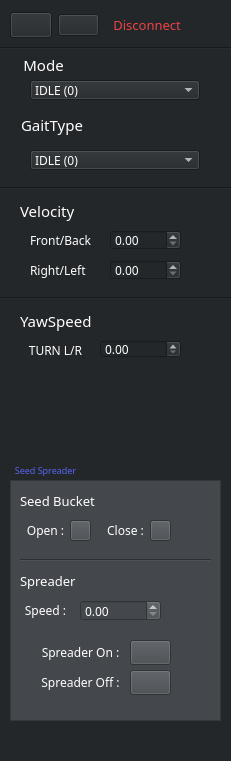
   <widget class="QWidget" name="widget_4" native="true">
    <property name="geometry">
     <rect>
      <x>80</x>
      <y>20</y>
      <width>231</width>
      <height>761</height>
     </rect>
    </property>
    <property name="styleSheet">
     <string notr="true">background-color: rgb(35, 39, 42);</string>
    </property>
    <widget class="QLabel" name="label_12">
     <property name="geometry">
      <rect>
       <x>10</x>
       <y>50</y>
       <width>71</width>
       <height>29</height>
      </rect>
     </property>
     <property name="font">
      <font>
       <family>에스코어 드림 5 Medium</family>
       <pointsize>11</pointsize>
       <weight>50</weight>
       <bold>false</bold>
      </font>
     </property>
     <property name="styleSheet">
      <string notr="true">color: rgb(255, 255, 255);</string>
     </property>
     <property name="text">
      <string>Mode </string>
     </property>
     <property name="alignment">
      <set>Qt::AlignCenter</set>
     </property>
    </widget>
    <widget class="QComboBox" name="mode_comboBox">
     <property name="geometry">
      <rect>
       <x>30</x>
       <y>80</y>
       <width>170</width>
       <height>20</height>
      </rect>
     </property>
     <property name="font">
      <font>
       <family>에스코어 드림 4 Regular</family>
       <pointsize>9</pointsize>
       <weight>50</weight>
       <bold>false</bold>
      </font>
     </property>
     <property name="styleSheet">
      <string notr="true">background-color: rgb(35, 39, 42);
color: rgb(255, 255, 255);</string>
     </property>
     <item>
      <property name="text">
       <string>IDLE (0)</string>
      </property>
     </item>
     <item>
      <property name="text">
       <string>Force Stand (1)</string>
      </property>
     </item>
     <item>
      <property name="text">
       <string>Vel Walk (2)</string>
      </property>
     </item>
     <item>
      <property name="text">
       <string>Stand Down (5)</string>
      </property>
     </item>
     <item>
      <property name="text">
       <string>Stand Up (6)</string>
      </property>
     </item>
    </widget>
    <widget class="QLabel" name="label_14">
     <property name="geometry">
      <rect>
       <x>10</x>
       <y>110</y>
       <width>84</width>
       <height>29</height>
      </rect>
     </property>
     <property name="font">
      <font>
       <family>에스코어 드림 5 Medium</family>
       <pointsize>11</pointsize>
       <weight>50</weight>
       <bold>false</bold>
      </font>
     </property>
     <property name="styleSheet">
      <string notr="true">color: rgb(255, 255, 255);</string>
     </property>
     <property name="text">
      <string>GaitType</string>
     </property>
     <property name="alignment">
      <set>Qt::AlignCenter</set>
     </property>
    </widget>
    <widget class="QComboBox" name="gaittype_comboBox">
     <property name="geometry">
      <rect>
       <x>30</x>
       <y>150</y>
       <width>170</width>
       <height>20</height>
      </rect>
     </property>
     <property name="font">
      <font>
       <family>에스코어 드림 4 Regular</family>
       <pointsize>9</pointsize>
       <weight>50</weight>
       <bold>false</bold>
      </font>
     </property>
     <property name="styleSheet">
      <string notr="true">background-color: rgb(35, 39, 42);
color: rgb(255, 255, 255);</string>
     </property>
     <item>
      <property name="text">
       <string>IDLE (0)</string>
      </property>
     </item>
     <item>
      <property name="text">
       <string>Trot (1)</string>
      </property>
     </item>
     <item>
      <property name="text">
       <string>Climb Stair (2)</string>
      </property>
     </item>
     <item>
      <property name="text">
       <string>Trot Obstacle (3)</string>
      </property>
     </item>
    </widget>
    <widget class="QLabel" name="label_3">
     <property name="geometry">
      <rect>
       <x>20</x>
       <y>340</y>
       <width>71</width>
       <height>20</height>
      </rect>
     </property>
     <property name="font">
      <font>
       <family>에스코어 드림 5 Medium</family>
       <pointsize>9</pointsize>
       <weight>50</weight>
       <bold>false</bold>
      </font>
     </property>
     <property name="styleSheet">
      <string notr="true">color: rgb(255, 255, 255);</string>
     </property>
     <property name="text">
      <string>TURN L/R</string>
     </property>
     <property name="alignment">
      <set>Qt::AlignCenter</set>
     </property>
    </widget>
    <widget class="QDoubleSpinBox" name="input_yawspeed">
     <property name="geometry">
      <rect>
       <x>100</x>
       <y>340</y>
       <width>81</width>
       <height>18</height>
      </rect>
     </property>
     <property name="font">
      <font>
       <family>에스코어 드림 4 Regular</family>
       <pointsize>9</pointsize>
       <weight>50</weight>
       <bold>false</bold>
      </font>
     </property>
     <property name="styleSheet">
      <string notr="true">background-color: rgb(35, 39, 42);
color: rgb(255, 255, 255);</string>
     </property>
     <property name="minimum">
      <double>0.000000000000000</double>
     </property>
     <property name="maximum">
      <double>1.000000000000000</double>
     </property>
     <property name="singleStep">
      <double>0.100000000000000</double>
     </property>
    </widget>
    <widget class="QLabel" name="label_4">
     <property name="geometry">
      <rect>
       <x>30</x>
       <y>230</y>
       <width>92</width>
       <height>21</height>
      </rect>
     </property>
     <property name="font">
      <font>
       <family>에스코어 드림 5 Medium</family>
       <pointsize>9</pointsize>
       <weight>50</weight>
       <bold>false</bold>
      </font>
     </property>
     <property name="styleSheet">
      <string notr="true">color: rgb(255, 255, 255);</string>
     </property>
     <property name="text">
      <string>Front/Back</string>
     </property>
    </widget>
    <widget class="QLabel" name="label">
     <property name="geometry">
      <rect>
       <x>20</x>
       <y>200</y>
       <width>61</width>
       <height>21</height>
      </rect>
     </property>
     <property name="font">
      <font>
       <family>에스코어 드림 5 Medium</family>
       <pointsize>11</pointsize>
       <weight>50</weight>
       <italic>false</italic>
       <bold>false</bold>
      </font>
     </property>
     <property name="styleSheet">
      <string notr="true">color: rgb(255, 255, 255);
background-color: rgb(35, 39, 42);</string>
     </property>
     <property name="text">
      <string>Velocity</string>
     </property>
    </widget>
    <widget class="QDoubleSpinBox" name="input_vel_0">
     <property name="geometry">
      <rect>
       <x>110</x>
       <y>230</y>
       <width>71</width>
       <height>20</height>
      </rect>
     </property>
     <property name="font">
      <font>
       <family>에스코어 드림 4 Regular</family>
       <pointsize>9</pointsize>
       <weight>50</weight>
       <bold>false</bold>
      </font>
     </property>
     <property name="styleSheet">
      <string notr="true">background-color: rgb(35, 39, 42);
color: rgb(255, 255, 255);</string>
     </property>
     <property name="minimum">
      <double>0.000000000000000</double>
     </property>
     <property name="maximum">
      <double>1.000000000000000</double>
     </property>
     <property name="singleStep">
      <double>0.100000000000000</double>
     </property>
    </widget>
    <widget class="QLabel" name="label_5">
     <property name="geometry">
      <rect>
       <x>30</x>
       <y>260</y>
       <width>71</width>
       <height>20</height>
      </rect>
     </property>
     <property name="font">
      <font>
       <family>에스코어 드림 5 Medium</family>
       <pointsize>9</pointsize>
       <weight>50</weight>
       <bold>false</bold>
      </font>
     </property>
     <property name="styleSheet">
      <string notr="true">color: rgb(255, 255, 255);</string>
     </property>
     <property name="text">
      <string>Right/Left</string>
     </property>
    </widget>
    <widget class="QDoubleSpinBox" name="input_vel_1">
     <property name="geometry">
      <rect>
       <x>110</x>
       <y>260</y>
       <width>71</width>
       <height>20</height>
      </rect>
     </property>
     <property name="font">
      <font>
       <family>에스코어 드림 4 Regular</family>
       <pointsize>9</pointsize>
       <weight>50</weight>
       <bold>false</bold>
      </font>
     </property>
     <property name="styleSheet">
      <string notr="true">background-color: rgb(35, 39, 42);
color: rgb(255, 255, 255);</string>
     </property>
     <property name="minimum">
      <double>0.000000000000000</double>
     </property>
     <property name="maximum">
      <double>1.000000000000000</double>
     </property>
     <property name="singleStep">
      <double>0.100000000000000</double>
     </property>
    </widget>
    <widget class="QLabel" name="label_2">
     <property name="geometry">
      <rect>
       <x>20</x>
       <y>310</y>
       <width>81</width>
       <height>21</height>
      </rect>
     </property>
     <property name="font">
      <font>
       <family>에스코어 드림 5 Medium</family>
       <pointsize>11</pointsize>
       <weight>50</weight>
       <italic>false</italic>
       <bold>false</bold>
      </font>
     </property>
     <property name="styleSheet">
      <string notr="true">color: rgb(255, 255, 255);
background-color: rgb(35, 39, 42);</string>
     </property>
     <property name="text">
      <string>YawSpeed</string>
     </property>
    </widget>
    <widget class="QWidget" name="horizontalLayoutWidget_3">
     <property name="geometry">
      <rect>
       <x>10</x>
       <y>10</y>
       <width>89</width>
       <height>31</height>
      </rect>
     </property>
     <layout class="QHBoxLayout" name="horizontalLayout_3">
      <item>
       <widget class="QPushButton" name="connect_btn">
        <property name="font">
         <font>
          <family>에스코어 드림 5 Medium</family>
          <pointsize>10</pointsize>
          <weight>50</weight>
          <bold>false</bold>
         </font>
        </property>
        <property name="styleSheet">
         <string notr="true">
image: url(:/connect_btn/picture/icons8-연결-64 (1).png);

</string>
        </property>
        <property name="text">
         <string/>
        </property>
        <property name="autoRepeatInterval">
         <number>100</number>
        </property>
       </widget>
      </item>
      <item>
       <widget class="QPushButton" name="disconnect_btn">
        <property name="styleSheet">
         <string notr="true">
image: url(:/connect_btn/picture/icons8-연결-끊김-48.png);</string>
        </property>
        <property name="text">
         <string/>
        </property>
       </widget>
      </item>
     </layout>
    </widget>
    <widget class="QLabel" name="state_connect_label">
     <property name="geometry">
      <rect>
       <x>110</x>
       <y>10</y>
       <width>91</width>
       <height>29</height>
      </rect>
     </property>
     <property name="font">
      <font>
       <family>에스코어 드림 4 Regular</family>
       <pointsize>10</pointsize>
       <weight>50</weight>
       <bold>false</bold>
      </font>
     </property>
     <property name="styleSheet">
      <string notr="true">color: rgb(237, 66, 69);</string>
     </property>
     <property name="text">
      <string> Disconnect </string>
     </property>
    </widget>
    <widget class="QFrame" name="frame">
     <property name="geometry">
      <rect>
       <x>10</x>
       <y>480</y>
       <width>211</width>
       <height>241</height>
      </rect>
     </property>
     <property name="styleSheet">
      <string notr="true">background-color: rgb(68, 72, 76);</string>
     </property>
     <property name="frameShape">
      <enum>QFrame::StyledPanel</enum>
     </property>
     <property name="frameShadow">
      <enum>QFrame::Raised</enum>
     </property>
     <widget class="QLabel" name="label_22">
      <property name="geometry">
       <rect>
        <x>10</x>
        <y>10</y>
        <width>111</width>
        <height>21</height>
       </rect>
      </property>
      <property name="font">
       <font>
        <family>에스코어 드림 5 Medium</family>
        <pointsize>10</pointsize>
        <weight>50</weight>
        <italic>false</italic>
        <bold>false</bold>
       </font>
      </property>
      <property name="styleSheet">
       <string notr="true">color: rgb(255, 255, 255);</string>
      </property>
      <property name="text">
       <string>Seed Bucket</string>
      </property>
     </widget>
     <widget class="QLabel" name="label_23">
      <property name="geometry">
       <rect>
        <x>10</x>
        <y>40</y>
        <width>51</width>
        <height>21</height>
       </rect>
      </property>
      <property name="font">
       <font>
        <family>에스코어 드림 5 Medium</family>
        <pointsize>9</pointsize>
        <weight>50</weight>
        <bold>false</bold>
       </font>
      </property>
      <property name="styleSheet">
       <string notr="true">color: rgb(255, 255, 255);</string>
      </property>
      <property name="text">
       <string>Open :</string>
      </property>
      <property name="alignment">
       <set>Qt::AlignCenter</set>
      </property>
     </widget>
     <widget class="QPushButton" name="seed_bucket_open_btn">
      <property name="geometry">
       <rect>
        <x>60</x>
        <y>40</y>
        <width>21</width>
        <height>21</height>
       </rect>
      </property>
      <property name="font">
       <font>
        <family>Arial</family>
        <pointsize>12</pointsize>
        <weight>50</weight>
        <bold>false</bold>
       </font>
      </property>
      <property name="autoFillBackground">
       <bool>false</bool>
      </property>
      <property name="styleSheet">
       <string notr="true">image: url(:/seed/picture/icons8-open-32.png);</string>
      </property>
      <property name="text">
       <string/>
      </property>
     </widget>
     <widget class="QLabel" name="label_25">
      <property name="geometry">
       <rect>
        <x>90</x>
        <y>40</y>
        <width>51</width>
        <height>21</height>
       </rect>
      </property>
      <property name="font">
       <font>
        <family>에스코어 드림 5 Medium</family>
        <pointsize>9</pointsize>
        <weight>50</weight>
        <bold>false</bold>
       </font>
      </property>
      <property name="styleSheet">
       <string notr="true">color: rgb(255, 255, 255);</string>
      </property>
      <property name="text">
       <string>Close :</string>
      </property>
      <property name="alignment">
       <set>Qt::AlignCenter</set>
      </property>
     </widget>
     <widget class="QPushButton" name="seed_bucket_close_btn">
      <property name="geometry">
       <rect>
        <x>140</x>
        <y>40</y>
        <width>21</width>
        <height>21</height>
       </rect>
      </property>
      <property name="font">
       <font>
        <family>Arial</family>
        <pointsize>12</pointsize>
        <weight>50</weight>
        <bold>false</bold>
       </font>
      </property>
      <property name="autoFillBackground">
       <bool>false</bool>
      </property>
      <property name="styleSheet">
       <string notr="true">image: url(:/seed/picture/icons8-자물쇠-50.png);</string>
      </property>
      <property name="text">
       <string/>
      </property>
     </widget>
     <widget class="QLabel" name="label_26">
      <property name="geometry">
       <rect>
        <x>10</x>
        <y>90</y>
        <width>91</width>
        <height>21</height>
       </rect>
      </property>
      <property name="font">
       <font>
        <family>에스코어 드림 5 Medium</family>
        <pointsize>10</pointsize>
        <weight>50</weight>
        <italic>false</italic>
        <bold>false</bold>
       </font>
      </property>
      <property name="styleSheet">
       <string notr="true">color: rgb(255, 255, 255);</string>
      </property>
      <property name="text">
       <string>Spreader</string>
      </property>
     </widget>
     <widget class="Line" name="line_6">
      <property name="geometry">
       <rect>
        <x>10</x>
        <y>70</y>
        <width>191</width>
        <height>20</height>
       </rect>
      </property>
      <property name="orientation">
       <enum>Qt::Horizontal</enum>
      </property>
     </widget>
     <widget class="QLabel" name="label_27">
      <property name="geometry">
       <rect>
        <x>10</x>
        <y>120</y>
        <width>51</width>
        <height>21</height>
       </rect>
      </property>
      <property name="font">
       <font>
        <family>에스코어 드림 5 Medium</family>
        <pointsize>9</pointsize>
        <weight>50</weight>
        <bold>false</bold>
       </font>
      </property>
      <property name="styleSheet">
       <string notr="true">color: rgb(255, 255, 255);</string>
      </property>
      <property name="text">
       <string>Speed :</string>
      </property>
      <property name="alignment">
       <set>Qt::AlignCenter</set>
      </property>
     </widget>
     <widget class="QDoubleSpinBox" name="spreader_input_speed">
      <property name="geometry">
       <rect>
        <x>70</x>
        <y>120</y>
        <width>81</width>
        <height>21</height>
       </rect>
      </property>
      <property name="font">
       <font>
        <family>에스코어 드림 4 Regular</family>
        <pointsize>9</pointsize>
        <weight>50</weight>
        <bold>false</bold>
       </font>
      </property>
      <property name="styleSheet">
       <string notr="true">color: rgb(255, 255, 255);</string>
      </property>
      <property name="minimum">
       <double>0.000000000000000</double>
      </property>
      <property name="maximum">
       <double>200.000000000000000</double>
      </property>
      <property name="singleStep">
       <double>10.000000000000000</double>
      </property>
      <property name="value">
       <double>0.000000000000000</double>
      </property>
     </widget>
     <widget class="QLabel" name="label_28">
      <property name="geometry">
       <rect>
        <x>30</x>
        <y>160</y>
        <width>81</width>
        <height>25</height>
       </rect>
      </property>
      <property name="font">
       <font>
        <family>에스코어 드림 5 Medium</family>
        <pointsize>9</pointsize>
        <weight>50</weight>
        <bold>false</bold>
       </font>
      </property>
      <property name="styleSheet">
       <string notr="true">color: rgb(255, 255, 255);</string>
      </property>
      <property name="text">
       <string>Spreader On :</string>
      </property>
      <property name="alignment">
       <set>Qt::AlignCenter</set>
      </property>
     </widget>
     <widget class="QPushButton" name="seed_spreader_on_btn">
      <property name="geometry">
       <rect>
        <x>120</x>
        <y>160</y>
        <width>41</width>
        <height>25</height>
       </rect>
      </property>
      <property name="font">
       <font>
        <family>Arial</family>
        <pointsize>12</pointsize>
        <weight>50</weight>
        <bold>false</bold>
       </font>
      </property>
      <property name="autoFillBackground">
       <bool>false</bool>
      </property>
      <property name="styleSheet">
       <string notr="true">image: url(:/seed/picture/icons8-씨앗과-함께-종이-가방-50.png);</string>
      </property>
      <property name="text">
       <string/>
      </property>
     </widget>
     <widget class="QLabel" name="label_29">
      <property name="geometry">
       <rect>
        <x>30</x>
        <y>190</y>
        <width>81</width>
        <height>25</height>
       </rect>
      </property>
      <property name="font">
       <font>
        <family>에스코어 드림 5 Medium</family>
        <pointsize>9</pointsize>
        <weight>50</weight>
        <bold>false</bold>
       </font>
      </property>
      <property name="styleSheet">
       <string notr="true">color: rgb(255, 255, 255);</string>
      </property>
      <property name="text">
       <string>Spreader Off :</string>
      </property>
      <property name="alignment">
       <set>Qt::AlignCenter</set>
      </property>
     </widget>
     <widget class="QPushButton" name="seed_spreader_off_btn">
      <property name="geometry">
       <rect>
        <x>120</x>
        <y>190</y>
        <width>41</width>
        <height>25</height>
       </rect>
      </property>
      <property name="font">
       <font>
        <family>Arial</family>
        <pointsize>12</pointsize>
        <weight>50</weight>
        <bold>false</bold>
       </font>
      </property>
      <property name="autoFillBackground">
       <bool>false</bool>
      </property>
      <property name="styleSheet">
       <string notr="true">image: url(:/seed/picture/icons8-fertilizer-bag-24.png);</string>
      </property>
      <property name="text">
       <string/>
      </property>
     </widget>
    </widget>
    <widget class="QLabel" name="label_21">
     <property name="geometry">
      <rect>
       <x>10</x>
       <y>460</y>
       <width>71</width>
       <height>20</height>
      </rect>
     </property>
     <property name="font">
      <font>
       <family>에스코어 드림 4 Regular</family>
       <pointsize>7</pointsize>
       <weight>50</weight>
       <bold>false</bold>
      </font>
     </property>
     <property name="styleSheet">
      <string notr="true">color: rgb(88, 101, 242);</string>
     </property>
     <property name="text">
      <string>Seed Spreader</string>
     </property>
     <property name="alignment">
      <set>Qt::AlignCenter</set>
     </property>
    </widget>
    <widget class="Line" name="line_3">
     <property name="geometry">
      <rect>
       <x>0</x>
       <y>290</y>
       <width>231</width>
       <height>16</height>
      </rect>
     </property>
     <property name="orientation">
      <enum>Qt::Horizontal</enum>
     </property>
    </widget>
    <widget class="Line" name="line_4">
     <property name="geometry">
      <rect>
       <x>0</x>
       <y>180</y>
       <width>231</width>
       <height>16</height>
      </rect>
     </property>
     <property name="orientation">
      <enum>Qt::Horizontal</enum>
     </property>
    </widget>
    <widget class="Line" name="line_5">
     <property name="geometry">
      <rect>
       <x>0</x>
       <y>40</y>
       <width>231</width>
       <height>16</height>
      </rect>
     </property>
     <property name="orientation">
      <enum>Qt::Horizontal</enum>
     </property>
    </widget>
   </widget>
